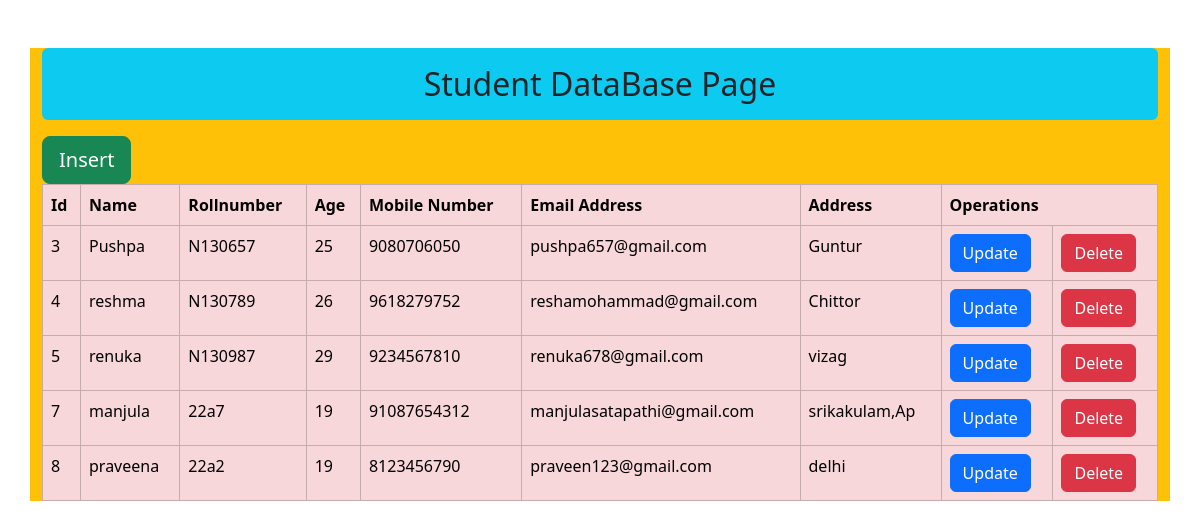
The app's page /read/ with its own data.
### MyApp/models.py (models this page shows, shortened)
class Student(models.Model):
	name=models.CharField(max_length=30)
	rollnum=models.CharField(max_length=30)
	age=models.IntegerField()
	mobile=models.CharField(max_length=10)
	email=models.EmailField(max_length=30)
	address=models.TextField(max_length=30)

### MyApp/views.py (the view)
# urls.py: path('read/',views.read,name='read'),
def read(request):
	data=Student.objects.all()
	return render(request,'read.html',{'info':data})

### MyApp/templates/read.html (shortened to what this page needs)
{% load static %}
<!DOCTYPE html>
<html>
<head>
	<link rel="stylesheet" type="text/css" href="{% static 'css/bootstrap.css' %}">
</head>
<body>
	<div class="container mt-5 bg-warning">
		<h2 class="alert alert-text text-center bg-info">Student DataBase Page</h2>
		<a href="{% url 'insert' %}" class="btn btn-success btn-lg">Insert</a>
		<table class="table table-bordered table-danger">
			<thead>
				<tr>
					<th>Id</th>
					<th>Name</th>
					<th>Rollnumber</th>
					<th>Age</th>
					<th>Mobile Number</th>
					<th>Email Address</th>
					<th>Address</th>
					<th colspan="2">Operations</th>
				</tr>
			</thead>
			<tbody>
				{% for i in info %}
					<tr>
						<td>{{i.id}}</td>
						<td>{{i.name}}</td>
						<td>{{i.rollnum}}</td>
						<td>{{i.age}}</td>
						<td>{{i.mobile}}</td>
						<td>{{i.email}}</td>
						<td>{{i.address}}</td>
						<td><a href="{% url 'update' i.id %}" class="btn btn-primary">Update</td>
						<td><a href="{% url 'delete' i.id %}" class="btn btn-danger">Delete</td>
					</tr>
				{% endfor %}
			</tbody>
		</table>
	</div>
</body>
</html>

### records on screen
Student: id "3", name "Pushpa", rollnum "N130657", age "25", mobile "9080706050", email "pushpa657@gmail.com", address "Guntur"
Student: id "4", name "reshma", rollnum "N130789", age "26", mobile "9618279752", email "reshamohammad@gmail.com", address "Chittor"
Student: id "5", name "renuka", rollnum "N130987", age "29", mobile "9234567810", email "renuka678@gmail.com", address "vizag"
Student: id "7", name "manjula", rollnum "22a7", age "19", mobile "91087654312", email "manjulasatapathi@gmail.com", address "srikakulam,Ap"
Student: id "8", name "praveena", rollnum "22a2", age "19", mobile "8123456790", email "praveen123@gmail.com", address "delhi"
